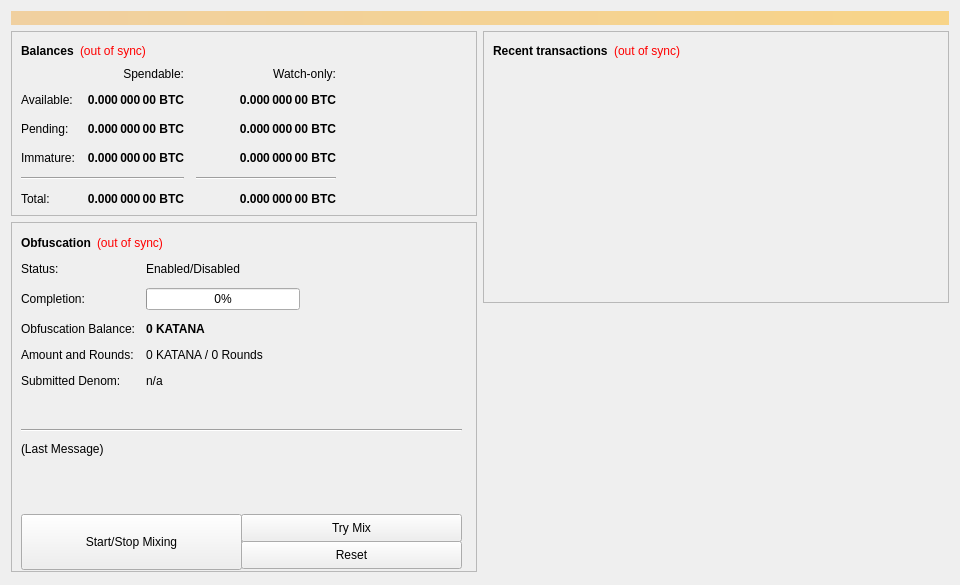
<?xml version="1.0" encoding="UTF-8"?>
<ui version="4.0">
 <class>OverviewPage</class>
 <widget class="QWidget" name="OverviewPage">
  <property name="geometry">
   <rect>
    <x>0</x>
    <y>0</y>
    <width>960</width>
    <height>585</height>
   </rect>
  </property>
  <property name="minimumSize">
   <size>
    <width>960</width>
    <height>0</height>
   </size>
  </property>
  <property name="windowTitle">
   <string>Form</string>
  </property>
  <layout class="QVBoxLayout" name="topLayout">
   <item>
    <widget class="QLabel" name="labelAlerts">
     <property name="visible">
      <bool>false</bool>
     </property>
     <property name="styleSheet">
      <string notr="true">background-color: qlineargradient(x1: 0, y1: 0, x2: 1, y2: 0, stop:0 #F0D0A0, stop:1 #F8D488); color:#000000;</string>
     </property>
     <property name="wordWrap">
      <bool>true</bool>
     </property>
     <property name="margin">
      <number>3</number>
     </property>
    </widget>
   </item>
   <item>
    <layout class="QHBoxLayout" name="horizontalLayout" stretch="1,1">
     <item>
      <layout class="QVBoxLayout" name="verticalLayout_2">
       <item>
        <widget class="QFrame" name="frame">
         <property name="frameShape">
          <enum>QFrame::StyledPanel</enum>
         </property>
         <property name="frameShadow">
          <enum>QFrame::Raised</enum>
         </property>
         <layout class="QVBoxLayout" name="verticalLayout_4">
          <item>
           <layout class="QHBoxLayout" name="horizontalLayout_4">
            <item>
             <widget class="QLabel" name="label_5">
              <property name="font">
               <font>
                <weight>75</weight>
                <bold>true</bold>
               </font>
              </property>
              <property name="text">
               <string>Balances</string>
              </property>
             </widget>
            </item>
            <item>
             <widget class="QLabel" name="labelWalletStatus">
              <property name="cursor">
               <cursorShape>WhatsThisCursor</cursorShape>
              </property>
              <property name="toolTip">
               <string>The displayed information may be out of date. Your wallet automatically synchronizes with the DarkNet network after a connection is established, but this process has not completed yet.</string>
              </property>
              <property name="styleSheet">
               <string notr="true">QLabel { color: red; }</string>
              </property>
              <property name="text">
               <string notr="true">(out of sync)</string>
              </property>
              <property name="alignment">
               <set>Qt::AlignLeading|Qt::AlignLeft|Qt::AlignVCenter</set>
              </property>
             </widget>
            </item>
            <item>
             <spacer name="horizontalSpacer_3">
              <property name="orientation">
               <enum>Qt::Horizontal</enum>
              </property>
              <property name="sizeHint" stdset="0">
               <size>
                <width>40</width>
                <height>20</height>
               </size>
              </property>
             </spacer>
            </item>
           </layout>
          </item>
          <item>
           <layout class="QGridLayout" name="gridLayout">
            <property name="spacing">
             <number>12</number>
            </property>
            <item row="2" column="2">
             <widget class="QLabel" name="labelWatchPending">
              <property name="font">
               <font>
                <weight>75</weight>
                <bold>true</bold>
               </font>
              </property>
              <property name="cursor">
               <cursorShape>IBeamCursor</cursorShape>
              </property>
              <property name="toolTip">
               <string>Unconfirmed transactions to watch-only addresses</string>
              </property>
              <property name="text">
               <string notr="true">0.000 000 00 BTC</string>
              </property>
              <property name="alignment">
               <set>Qt::AlignRight|Qt::AlignTrailing|Qt::AlignVCenter</set>
              </property>
              <property name="textInteractionFlags">
               <set>Qt::LinksAccessibleByMouse|Qt::TextSelectableByKeyboard|Qt::TextSelectableByMouse</set>
              </property>
             </widget>
            </item>
            <item row="2" column="1">
             <widget class="QLabel" name="labelUnconfirmed">
              <property name="font">
               <font>
                <weight>75</weight>
                <bold>true</bold>
               </font>
              </property>
              <property name="cursor">
               <cursorShape>IBeamCursor</cursorShape>
              </property>
              <property name="toolTip">
               <string>Total of transactions that have yet to be confirmed, and do not yet count toward the spendable balance</string>
              </property>
              <property name="text">
               <string notr="true">0.000 000 00 BTC</string>
              </property>
              <property name="alignment">
               <set>Qt::AlignRight|Qt::AlignTrailing|Qt::AlignVCenter</set>
              </property>
              <property name="textInteractionFlags">
               <set>Qt::LinksAccessibleByMouse|Qt::TextSelectableByKeyboard|Qt::TextSelectableByMouse</set>
              </property>
             </widget>
            </item>
            <item row="3" column="2">
             <widget class="QLabel" name="labelWatchImmature">
              <property name="font">
               <font>
                <weight>75</weight>
                <bold>true</bold>
               </font>
              </property>
              <property name="cursor">
               <cursorShape>IBeamCursor</cursorShape>
              </property>
              <property name="toolTip">
               <string>Mined balance in watch-only addresses that has not yet matured</string>
              </property>
              <property name="text">
               <string notr="true">0.000 000 00 BTC</string>
              </property>
              <property name="alignment">
               <set>Qt::AlignRight|Qt::AlignTrailing|Qt::AlignVCenter</set>
              </property>
              <property name="textInteractionFlags">
               <set>Qt::LinksAccessibleByMouse|Qt::TextSelectableByKeyboard|Qt::TextSelectableByMouse</set>
              </property>
             </widget>
            </item>
            <item row="4" column="0" colspan="2">
             <widget class="Line" name="lineSpendableBalance">
              <property name="orientation">
               <enum>Qt::Horizontal</enum>
              </property>
             </widget>
            </item>
            <item row="4" column="2">
             <widget class="Line" name="lineWatchBalance">
              <property name="sizePolicy">
               <sizepolicy hsizetype="Preferred" vsizetype="Fixed">
                <horstretch>0</horstretch>
                <verstretch>0</verstretch>
               </sizepolicy>
              </property>
              <property name="minimumSize">
               <size>
                <width>140</width>
                <height>0</height>
               </size>
              </property>
              <property name="orientation">
               <enum>Qt::Horizontal</enum>
              </property>
             </widget>
            </item>
            <item row="5" column="0">
             <widget class="QLabel" name="labelTotalText">
              <property name="text">
               <string>Total:</string>
              </property>
             </widget>
            </item>
            <item row="3" column="1">
             <widget class="QLabel" name="labelImmature">
              <property name="font">
               <font>
                <weight>75</weight>
                <bold>true</bold>
               </font>
              </property>
              <property name="cursor">
               <cursorShape>IBeamCursor</cursorShape>
              </property>
              <property name="toolTip">
               <string>Mined balance that has not yet matured</string>
              </property>
              <property name="text">
               <string notr="true">0.000 000 00 BTC</string>
              </property>
              <property name="alignment">
               <set>Qt::AlignRight|Qt::AlignTrailing|Qt::AlignVCenter</set>
              </property>
              <property name="textInteractionFlags">
               <set>Qt::LinksAccessibleByMouse|Qt::TextSelectableByKeyboard|Qt::TextSelectableByMouse</set>
              </property>
             </widget>
            </item>
            <item row="2" column="3">
             <spacer name="horizontalSpacer_2">
              <property name="orientation">
               <enum>Qt::Horizontal</enum>
              </property>
              <property name="sizeHint" stdset="0">
               <size>
                <width>40</width>
                <height>20</height>
               </size>
              </property>
             </spacer>
            </item>
            <item row="3" column="0">
             <widget class="QLabel" name="labelImmatureText">
              <property name="text">
               <string>Immature:</string>
              </property>
             </widget>
            </item>
            <item row="5" column="1">
             <widget class="QLabel" name="labelTotal">
              <property name="font">
               <font>
                <weight>75</weight>
                <bold>true</bold>
               </font>
              </property>
              <property name="cursor">
               <cursorShape>IBeamCursor</cursorShape>
              </property>
              <property name="toolTip">
               <string>Your current total balance</string>
              </property>
              <property name="text">
               <string notr="true">0.000 000 00 BTC</string>
              </property>
              <property name="alignment">
               <set>Qt::AlignRight|Qt::AlignTrailing|Qt::AlignVCenter</set>
              </property>
              <property name="textInteractionFlags">
               <set>Qt::LinksAccessibleByMouse|Qt::TextSelectableByKeyboard|Qt::TextSelectableByMouse</set>
              </property>
             </widget>
            </item>
            <item row="5" column="2">
             <widget class="QLabel" name="labelWatchTotal">
              <property name="font">
               <font>
                <weight>75</weight>
                <bold>true</bold>
               </font>
              </property>
              <property name="cursor">
               <cursorShape>IBeamCursor</cursorShape>
              </property>
              <property name="toolTip">
               <string>Current total balance in watch-only addresses</string>
              </property>
              <property name="text">
               <string notr="true">0.000 000 00 BTC</string>
              </property>
              <property name="alignment">
               <set>Qt::AlignRight|Qt::AlignTrailing|Qt::AlignVCenter</set>
              </property>
              <property name="textInteractionFlags">
               <set>Qt::LinksAccessibleByMouse|Qt::TextSelectableByKeyboard|Qt::TextSelectableByMouse</set>
              </property>
             </widget>
            </item>
            <item row="0" column="2">
             <widget class="QLabel" name="labelWatchonly">
              <property name="text">
               <string>Watch-only:</string>
              </property>
              <property name="alignment">
               <set>Qt::AlignRight|Qt::AlignTrailing|Qt::AlignVCenter</set>
              </property>
             </widget>
            </item>
            <item row="1" column="0">
             <widget class="QLabel" name="labelBalanceText">
              <property name="text">
               <string>Available:</string>
              </property>
             </widget>
            </item>
            <item row="1" column="1">
             <widget class="QLabel" name="labelBalance">
              <property name="font">
               <font>
                <weight>75</weight>
                <bold>true</bold>
               </font>
              </property>
              <property name="cursor">
               <cursorShape>IBeamCursor</cursorShape>
              </property>
              <property name="toolTip">
               <string>Your current spendable balance</string>
              </property>
              <property name="text">
               <string notr="true">0.000 000 00 BTC</string>
              </property>
              <property name="alignment">
               <set>Qt::AlignRight|Qt::AlignTrailing|Qt::AlignVCenter</set>
              </property>
              <property name="textInteractionFlags">
               <set>Qt::LinksAccessibleByMouse|Qt::TextSelectableByKeyboard|Qt::TextSelectableByMouse</set>
              </property>
             </widget>
            </item>
            <item row="1" column="2">
             <widget class="QLabel" name="labelWatchAvailable">
              <property name="font">
               <font>
                <weight>75</weight>
                <bold>true</bold>
               </font>
              </property>
              <property name="cursor">
               <cursorShape>IBeamCursor</cursorShape>
              </property>
              <property name="toolTip">
               <string>Your current balance in watch-only addresses</string>
              </property>
              <property name="text">
               <string notr="true">0.000 000 00 BTC</string>
              </property>
              <property name="alignment">
               <set>Qt::AlignRight|Qt::AlignTrailing|Qt::AlignVCenter</set>
              </property>
              <property name="textInteractionFlags">
               <set>Qt::LinksAccessibleByMouse|Qt::TextSelectableByKeyboard|Qt::TextSelectableByMouse</set>
              </property>
             </widget>
            </item>
            <item row="2" column="0">
             <widget class="QLabel" name="labelPendingText">
              <property name="text">
               <string>Pending:</string>
              </property>
             </widget>
            </item>
            <item row="0" column="1">
             <widget class="QLabel" name="labelSpendable">
              <property name="text">
               <string>Spendable:</string>
              </property>
              <property name="alignment">
               <set>Qt::AlignRight|Qt::AlignTrailing|Qt::AlignVCenter</set>
              </property>
             </widget>
            </item>
           </layout>
          </item>
         </layout>
        </widget>
       </item>
       <item>
        <widget class="QFrame" name="frameObfuscation">
         <property name="minimumSize">
          <size>
           <width>0</width>
           <height>350</height>
          </size>
         </property>
         <property name="layoutDirection">
          <enum>Qt::LeftToRight</enum>
         </property>
         <property name="frameShape">
          <enum>QFrame::StyledPanel</enum>
         </property>
         <property name="frameShadow">
          <enum>QFrame::Raised</enum>
         </property>
         <widget class="QWidget" name="formLayoutWidget">
          <property name="geometry">
           <rect>
            <x>10</x>
            <y>40</y>
            <width>451</width>
            <height>161</height>
           </rect>
          </property>
          <layout class="QFormLayout" name="formLayout">
           <property name="fieldGrowthPolicy">
            <enum>QFormLayout::AllNonFixedFieldsGrow</enum>
           </property>
           <property name="horizontalSpacing">
            <number>11</number>
           </property>
           <property name="verticalSpacing">
            <number>12</number>
           </property>
           <item row="0" column="0">
            <widget class="QLabel" name="label_6">
             <property name="text">
              <string>Status:</string>
             </property>
            </widget>
           </item>
           <item row="1" column="0">
            <widget class="QLabel" name="label_7">
             <property name="text">
              <string>Completion:</string>
             </property>
            </widget>
           </item>
           <item row="1" column="1">
            <widget class="QProgressBar" name="obfuscationProgress">
             <property name="maximumSize">
              <size>
               <width>154</width>
               <height>16777215</height>
              </size>
             </property>
             <property name="value">
              <number>0</number>
             </property>
            </widget>
           </item>
           <item row="2" column="0">
            <widget class="QLabel" name="labelAnonymizedText">
             <property name="text">
              <string>Obfuscation Balance:</string>
             </property>
            </widget>
           </item>
           <item row="2" column="1">
            <widget class="QLabel" name="labelAnonymized">
             <property name="font">
              <font>
               <weight>75</weight>
               <bold>true</bold>
              </font>
             </property>
             <property name="text">
              <string notr="true">0 KATANA</string>
             </property>
            </widget>
           </item>
           <item row="3" column="0">
            <widget class="QLabel" name="label_8">
             <property name="text">
              <string>Amount and Rounds:</string>
             </property>
            </widget>
           </item>
           <item row="3" column="1">
            <widget class="QLabel" name="labelAmountRounds">
             <property name="text">
              <string>0 KATANA / 0 Rounds</string>
             </property>
            </widget>
           </item>
           <item row="4" column="0">
            <widget class="QLabel" name="label_9">
             <property name="text">
              <string>Submitted Denom:</string>
             </property>
            </widget>
           </item>
           <item row="4" column="1">
            <widget class="QLabel" name="labelSubmittedDenom">
             <property name="toolTip">
              <string>The denominations you submitted to the Masternode.&lt;br&gt;To mix, other users must submit the exact same denominations.</string>
             </property>
             <property name="text">
              <string>n/a</string>
             </property>
            </widget>
           </item>
           <item row="0" column="1">
            <widget class="QLabel" name="obfuscationEnabled">
             <property name="text">
              <string>Enabled/Disabled</string>
             </property>
            </widget>
           </item>
          </layout>
         </widget>
         <widget class="QPushButton" name="runAutoDenom">
          <property name="geometry">
           <rect>
            <x>251</x>
            <y>17</y>
            <width>1</width>
            <height>1</height>
           </rect>
          </property>
          <property name="palette">
           <palette>
            <active>
             <colorrole role="WindowText">
              <brush brushstyle="SolidPattern">
               <color alpha="255">
                <red>0</red>
                <green>0</green>
                <blue>0</blue>
               </color>
              </brush>
             </colorrole>
             <colorrole role="Button">
              <brush brushstyle="SolidPattern">
               <color alpha="255">
                <red>239</red>
                <green>238</green>
                <blue>238</blue>
               </color>
              </brush>
             </colorrole>
             <colorrole role="Light">
              <brush brushstyle="SolidPattern">
               <color alpha="255">
                <red>255</red>
                <green>255</green>
                <blue>255</blue>
               </color>
              </brush>
             </colorrole>
             <colorrole role="Midlight">
              <brush brushstyle="SolidPattern">
               <color alpha="255">
                <red>247</red>
                <green>246</green>
                <blue>246</blue>
               </color>
              </brush>
             </colorrole>
             <colorrole role="Dark">
              <brush brushstyle="SolidPattern">
               <color alpha="255">
                <red>119</red>
                <green>119</green>
                <blue>119</blue>
               </color>
              </brush>
             </colorrole>
             <colorrole role="Mid">
              <brush brushstyle="SolidPattern">
               <color alpha="255">
                <red>159</red>
                <green>159</green>
                <blue>159</blue>
               </color>
              </brush>
             </colorrole>
             <colorrole role="Text">
              <brush brushstyle="SolidPattern">
               <color alpha="255">
                <red>0</red>
                <green>0</green>
                <blue>0</blue>
               </color>
              </brush>
             </colorrole>
             <colorrole role="BrightText">
              <brush brushstyle="SolidPattern">
               <color alpha="255">
                <red>255</red>
                <green>255</green>
                <blue>255</blue>
               </color>
              </brush>
             </colorrole>
             <colorrole role="ButtonText">
              <brush brushstyle="SolidPattern">
               <color alpha="255">
                <red>0</red>
                <green>0</green>
                <blue>0</blue>
               </color>
              </brush>
             </colorrole>
             <colorrole role="Base">
              <brush brushstyle="SolidPattern">
               <color alpha="255">
                <red>255</red>
                <green>255</green>
                <blue>255</blue>
               </color>
              </brush>
             </colorrole>
             <colorrole role="Window">
              <brush brushstyle="SolidPattern">
               <color alpha="255">
                <red>239</red>
                <green>238</green>
                <blue>238</blue>
               </color>
              </brush>
             </colorrole>
             <colorrole role="Shadow">
              <brush brushstyle="SolidPattern">
               <color alpha="255">
                <red>0</red>
                <green>0</green>
                <blue>0</blue>
               </color>
              </brush>
             </colorrole>
             <colorrole role="AlternateBase">
              <brush brushstyle="SolidPattern">
               <color alpha="255">
                <red>247</red>
                <green>246</green>
                <blue>246</blue>
               </color>
              </brush>
             </colorrole>
             <colorrole role="ToolTipBase">
              <brush brushstyle="SolidPattern">
               <color alpha="255">
                <red>255</red>
                <green>255</green>
                <blue>220</blue>
               </color>
              </brush>
             </colorrole>
             <colorrole role="ToolTipText">
              <brush brushstyle="SolidPattern">
               <color alpha="255">
                <red>0</red>
                <green>0</green>
                <blue>0</blue>
               </color>
              </brush>
             </colorrole>
            </active>
            <inactive>
             <colorrole role="WindowText">
              <brush brushstyle="SolidPattern">
               <color alpha="255">
                <red>0</red>
                <green>0</green>
                <blue>0</blue>
               </color>
              </brush>
             </colorrole>
             <colorrole role="Button">
              <brush brushstyle="SolidPattern">
               <color alpha="255">
                <red>239</red>
                <green>238</green>
                <blue>238</blue>
               </color>
              </brush>
             </colorrole>
             <colorrole role="Light">
              <brush brushstyle="SolidPattern">
               <color alpha="255">
                <red>255</red>
                <green>255</green>
                <blue>255</blue>
               </color>
              </brush>
             </colorrole>
             <colorrole role="Midlight">
              <brush brushstyle="SolidPattern">
               <color alpha="255">
                <red>247</red>
                <green>246</green>
                <blue>246</blue>
               </color>
              </brush>
             </colorrole>
             <colorrole role="Dark">
              <brush brushstyle="SolidPattern">
               <color alpha="255">
                <red>119</red>
                <green>119</green>
                <blue>119</blue>
               </color>
              </brush>
             </colorrole>
             <colorrole role="Mid">
              <brush brushstyle="SolidPattern">
               <color alpha="255">
                <red>159</red>
                <green>159</green>
                <blue>159</blue>
               </color>
              </brush>
             </colorrole>
             <colorrole role="Text">
              <brush brushstyle="SolidPattern">
               <color alpha="255">
                <red>0</red>
                <green>0</green>
                <blue>0</blue>
               </color>
              </brush>
             </colorrole>
             <colorrole role="BrightText">
              <brush brushstyle="SolidPattern">
               <color alpha="255">
                <red>255</red>
                <green>255</green>
                <blue>255</blue>
               </color>
              </brush>
             </colorrole>
             <colorrole role="ButtonText">
              <brush brushstyle="SolidPattern">
               <color alpha="255">
                <red>0</red>
                <green>0</green>
                <blue>0</blue>
               </color>
              </brush>
             </colorrole>
             <colorrole role="Base">
              <brush brushstyle="SolidPattern">
               <color alpha="255">
                <red>255</red>
                <green>255</green>
                <blue>255</blue>
               </color>
              </brush>
             </colorrole>
             <colorrole role="Window">
              <brush brushstyle="SolidPattern">
               <color alpha="255">
                <red>239</red>
                <green>238</green>
                <blue>238</blue>
               </color>
              </brush>
             </colorrole>
             <colorrole role="Shadow">
              <brush brushstyle="SolidPattern">
               <color alpha="255">
                <red>0</red>
                <green>0</green>
                <blue>0</blue>
               </color>
              </brush>
             </colorrole>
             <colorrole role="AlternateBase">
              <brush brushstyle="SolidPattern">
               <color alpha="255">
                <red>247</red>
                <green>246</green>
                <blue>246</blue>
               </color>
              </brush>
             </colorrole>
             <colorrole role="ToolTipBase">
              <brush brushstyle="SolidPattern">
               <color alpha="255">
                <red>255</red>
                <green>255</green>
                <blue>220</blue>
               </color>
              </brush>
             </colorrole>
             <colorrole role="ToolTipText">
              <brush brushstyle="SolidPattern">
               <color alpha="255">
                <red>0</red>
                <green>0</green>
                <blue>0</blue>
               </color>
              </brush>
             </colorrole>
            </inactive>
            <disabled>
             <colorrole role="WindowText">
              <brush brushstyle="SolidPattern">
               <color alpha="255">
                <red>119</red>
                <green>119</green>
                <blue>119</blue>
               </color>
              </brush>
             </colorrole>
             <colorrole role="Button">
              <brush brushstyle="SolidPattern">
               <color alpha="255">
                <red>239</red>
                <green>238</green>
                <blue>238</blue>
               </color>
              </brush>
             </colorrole>
             <colorrole role="Light">
              <brush brushstyle="SolidPattern">
               <color alpha="255">
                <red>255</red>
                <green>255</green>
                <blue>255</blue>
               </color>
              </brush>
             </colorrole>
             <colorrole role="Midlight">
              <brush brushstyle="SolidPattern">
               <color alpha="255">
                <red>247</red>
                <green>246</green>
                <blue>246</blue>
               </color>
              </brush>
             </colorrole>
             <colorrole role="Dark">
              <brush brushstyle="SolidPattern">
               <color alpha="255">
                <red>119</red>
                <green>119</green>
                <blue>119</blue>
               </color>
              </brush>
             </colorrole>
             <colorrole role="Mid">
              <brush brushstyle="SolidPattern">
               <color alpha="255">
                <red>159</red>
                <green>159</green>
                <blue>159</blue>
               </color>
              </brush>
             </colorrole>
             <colorrole role="Text">
              <brush brushstyle="SolidPattern">
               <color alpha="255">
                <red>119</red>
                <green>119</green>
                <blue>119</blue>
               </color>
              </brush>
             </colorrole>
             <colorrole role="BrightText">
              <brush brushstyle="SolidPattern">
               <color alpha="255">
                <red>255</red>
                <green>255</green>
                <blue>255</blue>
               </color>
              </brush>
             </colorrole>
             <colorrole role="ButtonText">
              <brush brushstyle="SolidPattern">
               <color alpha="255">
                <red>119</red>
                <green>119</green>
                <blue>119</blue>
               </color>
              </brush>
             </colorrole>
             <colorrole role="Base">
              <brush brushstyle="SolidPattern">
               <color alpha="255">
                <red>239</red>
                <green>238</green>
                <blue>238</blue>
               </color>
              </brush>
             </colorrole>
             <colorrole role="Window">
              <brush brushstyle="SolidPattern">
               <color alpha="255">
                <red>239</red>
                <green>238</green>
                <blue>238</blue>
               </color>
              </brush>
             </colorrole>
             <colorrole role="Shadow">
              <brush brushstyle="SolidPattern">
               <color alpha="255">
                <red>0</red>
                <green>0</green>
                <blue>0</blue>
               </color>
              </brush>
             </colorrole>
             <colorrole role="AlternateBase">
              <brush brushstyle="SolidPattern">
               <color alpha="255">
                <red>239</red>
                <green>238</green>
                <blue>238</blue>
               </color>
              </brush>
             </colorrole>
             <colorrole role="ToolTipBase">
              <brush brushstyle="SolidPattern">
               <color alpha="255">
                <red>255</red>
                <green>255</green>
                <blue>220</blue>
               </color>
              </brush>
             </colorrole>
             <colorrole role="ToolTipText">
              <brush brushstyle="SolidPattern">
               <color alpha="255">
                <red>0</red>
                <green>0</green>
                <blue>0</blue>
               </color>
              </brush>
             </colorrole>
            </disabled>
           </palette>
          </property>
          <property name="focusPolicy">
           <enum>Qt::NoFocus</enum>
          </property>
          <property name="autoFillBackground">
           <bool>true</bool>
          </property>
          <property name="text">
           <string/>
          </property>
          <property name="flat">
           <bool>true</bool>
          </property>
         </widget>
         <widget class="QPushButton" name="toggleObfuscation">
          <property name="geometry">
           <rect>
            <x>10</x>
            <y>292</y>
            <width>221</width>
            <height>56</height>
           </rect>
          </property>
          <property name="sizePolicy">
           <sizepolicy hsizetype="MinimumExpanding" vsizetype="Fixed">
            <horstretch>0</horstretch>
            <verstretch>0</verstretch>
           </sizepolicy>
          </property>
          <property name="text">
           <string>Start/Stop Mixing</string>
          </property>
         </widget>
         <widget class="Line" name="lineLastMessage">
          <property name="geometry">
           <rect>
            <x>10</x>
            <y>200</y>
            <width>441</width>
            <height>16</height>
           </rect>
          </property>
          <property name="orientation">
           <enum>Qt::Horizontal</enum>
          </property>
         </widget>
         <widget class="QLabel" name="obfuscationStatus">
          <property name="geometry">
           <rect>
            <x>10</x>
            <y>220</y>
            <width>451</width>
            <height>61</height>
           </rect>
          </property>
          <property name="minimumSize">
           <size>
            <width>288</width>
            <height>43</height>
           </size>
          </property>
          <property name="text">
           <string>(Last Message)</string>
          </property>
          <property name="alignment">
           <set>Qt::AlignLeading|Qt::AlignLeft|Qt::AlignTop</set>
          </property>
          <property name="wordWrap">
           <bool>true</bool>
          </property>
         </widget>
         <widget class="QPushButton" name="obfuscationAuto">
          <property name="geometry">
           <rect>
            <x>230</x>
            <y>292</y>
            <width>221</width>
            <height>28</height>
           </rect>
          </property>
          <property name="sizePolicy">
           <sizepolicy hsizetype="MinimumExpanding" vsizetype="Fixed">
            <horstretch>0</horstretch>
            <verstretch>0</verstretch>
           </sizepolicy>
          </property>
          <property name="toolTip">
           <string>Try to manually submit a Obfuscation request.</string>
          </property>
          <property name="text">
           <string>Try Mix</string>
          </property>
         </widget>
         <widget class="QPushButton" name="obfuscationReset">
          <property name="geometry">
           <rect>
            <x>230</x>
            <y>319</y>
            <width>221</width>
            <height>28</height>
           </rect>
          </property>
          <property name="sizePolicy">
           <sizepolicy hsizetype="MinimumExpanding" vsizetype="Fixed">
            <horstretch>0</horstretch>
            <verstretch>0</verstretch>
           </sizepolicy>
          </property>
          <property name="toolTip">
           <string>Reset the current status of Obfuscation (can interrupt Obfuscation if it's in the process of Mixing, which can cost you money!)</string>
          </property>
          <property name="autoFillBackground">
           <bool>false</bool>
          </property>
          <property name="text">
           <string>Reset</string>
          </property>
         </widget>
         <widget class="QWidget" name="layoutWidget">
          <property name="geometry">
           <rect>
            <x>10</x>
            <y>10</y>
            <width>431</width>
            <height>22</height>
           </rect>
          </property>
          <layout class="QHBoxLayout" name="horizontalLayout_5">
           <item>
            <widget class="QLabel" name="label_2">
             <property name="font">
              <font>
               <weight>75</weight>
               <bold>true</bold>
              </font>
             </property>
             <property name="text">
              <string>Obfuscation</string>
             </property>
            </widget>
           </item>
           <item>
            <widget class="QLabel" name="labelObfuscationSyncStatus">
             <property name="toolTip">
              <string>The displayed information may be out of date. Your wallet automatically synchronizes with the DarkNet network after a connection is established, but this process has not completed yet.</string>
             </property>
             <property name="styleSheet">
              <string notr="true">QLabel { color: red; }</string>
             </property>
             <property name="text">
              <string notr="true">(out of sync)</string>
             </property>
             <property name="alignment">
              <set>Qt::AlignLeading|Qt::AlignLeft|Qt::AlignVCenter</set>
             </property>
            </widget>
           </item>
           <item>
            <spacer name="horizontalSpacer_4">
             <property name="orientation">
              <enum>Qt::Horizontal</enum>
             </property>
             <property name="sizeHint" stdset="0">
              <size>
               <width>40</width>
               <height>20</height>
              </size>
             </property>
            </spacer>
           </item>
          </layout>
         </widget>
        </widget>
       </item>
       <item>
        <spacer name="verticalSpacer">
         <property name="orientation">
          <enum>Qt::Vertical</enum>
         </property>
         <property name="sizeHint" stdset="0">
          <size>
           <width>20</width>
           <height>40</height>
          </size>
         </property>
        </spacer>
       </item>
      </layout>
     </item>
     <item>
      <layout class="QVBoxLayout" name="verticalLayout_3">
       <item>
        <widget class="QFrame" name="frame_2">
         <property name="frameShape">
          <enum>QFrame::StyledPanel</enum>
         </property>
         <property name="frameShadow">
          <enum>QFrame::Raised</enum>
         </property>
         <layout class="QVBoxLayout" name="verticalLayout">
          <item>
           <layout class="QHBoxLayout" name="horizontalLayout_2">
            <item>
             <widget class="QLabel" name="label_4">
              <property name="font">
               <font>
                <weight>75</weight>
                <bold>true</bold>
               </font>
              </property>
              <property name="text">
               <string>Recent transactions</string>
              </property>
             </widget>
            </item>
            <item>
             <widget class="QLabel" name="labelTransactionsStatus">
              <property name="cursor">
               <cursorShape>WhatsThisCursor</cursorShape>
              </property>
              <property name="toolTip">
               <string>The displayed information may be out of date. Your wallet automatically synchronizes with the DarkNet network after a connection is established, but this process has not completed yet.</string>
              </property>
              <property name="styleSheet">
               <string notr="true">QLabel { color: red; }</string>
              </property>
              <property name="text">
               <string notr="true">(out of sync)</string>
              </property>
              <property name="alignment">
               <set>Qt::AlignRight|Qt::AlignTrailing|Qt::AlignVCenter</set>
              </property>
             </widget>
            </item>
            <item>
             <spacer name="horizontalSpacer">
              <property name="orientation">
               <enum>Qt::Horizontal</enum>
              </property>
              <property name="sizeHint" stdset="0">
               <size>
                <width>40</width>
                <height>20</height>
               </size>
              </property>
             </spacer>
            </item>
           </layout>
          </item>
          <item>
           <widget class="QListView" name="listTransactions">
            <property name="styleSheet">
             <string notr="true">QListView { background: transparent; }</string>
            </property>
            <property name="frameShape">
             <enum>QFrame::NoFrame</enum>
            </property>
            <property name="verticalScrollBarPolicy">
             <enum>Qt::ScrollBarAlwaysOff</enum>
            </property>
            <property name="horizontalScrollBarPolicy">
             <enum>Qt::ScrollBarAlwaysOff</enum>
            </property>
            <property name="selectionMode">
             <enum>QAbstractItemView::NoSelection</enum>
            </property>
           </widget>
          </item>
         </layout>
        </widget>
       </item>
       <item>
        <spacer name="verticalSpacer_2">
         <property name="orientation">
          <enum>Qt::Vertical</enum>
         </property>
         <property name="sizeHint" stdset="0">
          <size>
           <width>20</width>
           <height>40</height>
          </size>
         </property>
        </spacer>
       </item>
      </layout>
     </item>
    </layout>
   </item>
  </layout>
 </widget>
 <resources/>
 <connections/>
</ui>
